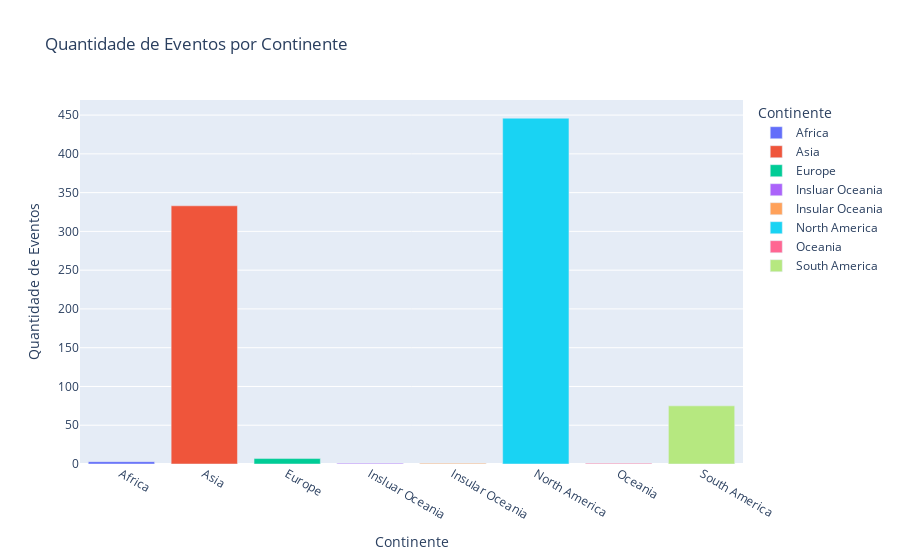

Write notebook code for a chart like this one.
### Code cell
df_terremotos_por_continente = df_dropped.groupby('continent').size().reset_index(name='quantidade')


fig_bar = px.bar(
    df_terremotos_por_continente,
    x='continent',
    y='quantidade',
    labels={
        'continent': 'Continente',
        'quantidade': 'Quantidade de Eventos'
    },
    title='Quantidade de Eventos por Continente',
    color='continent'
)


fig_bar.show()

### Figure 1 — Plotly figure (JSON) as saved in the notebook; plotly's stock layout.template omitted (floating-point values rounded to 4 significant figures)
{"data": [{"alignmentgroup": "True", "hovertemplate": "Continente=%{x}<br>Quantidade de Eventos=%{y}<extra></extra>", "legendgroup": "Africa", "marker": {"color": "#636efa", "pattern": {"shape": ""}}, "name": "Africa", "offsetgroup": "Africa", "orientation": "v", "showlegend": true, "textposition": "auto", "type": "bar", "x": ["Africa"], "xaxis": "x", "y": [3], "yaxis": "y"}, {"alignmentgroup": "True", "hovertemplate": "Continente=%{x}<br>Quantidade de Eventos=%{y}<extra></extra>", "legendgroup": "Asia", "marker": {"color": "#EF553B", "pattern": {"shape": ""}}, "name": "Asia", "offsetgroup": "Asia", "orientation": "v", "showlegend": true, "textposition": "auto", "type": "bar", "x": ["Asia"], "xaxis": "x", "y": [333], "yaxis": "y"}, {"alignmentgroup": "True", "hovertemplate": "Continente=%{x}<br>Quantidade de Eventos=%{y}<extra></extra>", "legendgroup": "Europe", "marker": {"color": "#00cc96", "pattern": {"shape": ""}}, "name": "Europe", "offsetgroup": "Europe", "orientation": "v", "showlegend": true, "textposition": "auto", "type": "bar", "x": ["Europe"], "xaxis": "x", "y": [7], "yaxis": "y"}, {"alignmentgroup": "True", "hovertemplate": "Continente=%{x}<br>Quantidade de Eventos=%{y}<extra></extra>", "legendgroup": "Insluar Oceania", "marker": {"color": "#ab63fa", "pattern": {"shape": ""}}, "name": "Insluar Oceania", "offsetgroup": "Insluar Oceania", "orientation": "v", "showlegend": true, "textposition": "auto", "type": "bar", "x": ["Insluar Oceania"], "xaxis": "x", "y": [1], "yaxis": "y"}, {"alignmentgroup": "True", "hovertemplate": "Continente=%{x}<br>Quantidade de Eventos=%{y}<extra></extra>", "legendgroup": "Insular Oceania", "marker": {"color": "#FFA15A", "pattern": {"shape": ""}}, "name": "Insular Oceania", "offsetgroup": "Insular Oceania", "orientation": "v", "showlegend": true, "textposition": "auto", "type": "bar", "x": ["Insular Oceania"], "xaxis": "x", "y": [1], "yaxis": "y"}, {"alignmentgroup": "True", "hovertemplate": "Continente=%{x}<br>Quantidade de Eventos=%{y}<extra></extra>", "legendgroup": "North America", "marker": {"color": "#19d3f3", "pattern": {"shape": ""}}, "name": "North America", "offsetgroup": "North America", "orientation": "v", "showlegend": true, "textposition": "auto", "type": "bar", "x": ["North America"], "xaxis": "x", "y": [446], "yaxis": "y"}, {"alignmentgroup": "True", "hovertemplate": "Continente=%{x}<br>Quantidade de Eventos=%{y}<extra></extra>", "legendgroup": "Oceania", "marker": {"color": "#FF6692", "pattern": {"shape": ""}}, "name": "Oceania", "offsetgroup": "Oceania", "orientation": "v", "showlegend": true, "textposition": "auto", "type": "bar", "x": ["Oceania"], "xaxis": "x", "y": [1], "yaxis": "y"}, {"alignmentgroup": "True", "hovertemplate": "Continente=%{x}<br>Quantidade de Eventos=%{y}<extra></extra>", "legendgroup": "South America", "marker": {"color": "#B6E880", "pattern": {"shape": ""}}, "name": "South America", "offsetgroup": "South America", "orientation": "v", "showlegend": true, "textposition": "auto", "type": "bar", "x": ["South America"], "xaxis": "x", "y": [75], "yaxis": "y"}], "layout": {"autosize": true, "barmode": "relative", "legend": {"title": {"text": "Continente"}, "tracegroupgap": 0}, "title": {"text": "Quantidade de Eventos por Continente"}, "xaxis": {"anchor": "y", "autorange": true, "categoryarray": ["Africa", "Asia", "Europe", "Insluar Oceania", "Insular Oceania", "North America", "Oceania", "South America"], "categoryorder": "array", "domain": [0, 1], "range": [-0.5, 7.5], "title": {"text": "Continente"}, "type": "category"}, "yaxis": {"anchor": "x", "autorange": true, "domain": [0, 1], "range": [0, 469.5], "title": {"text": "Quantidade de Eventos"}, "type": "linear"}}}
